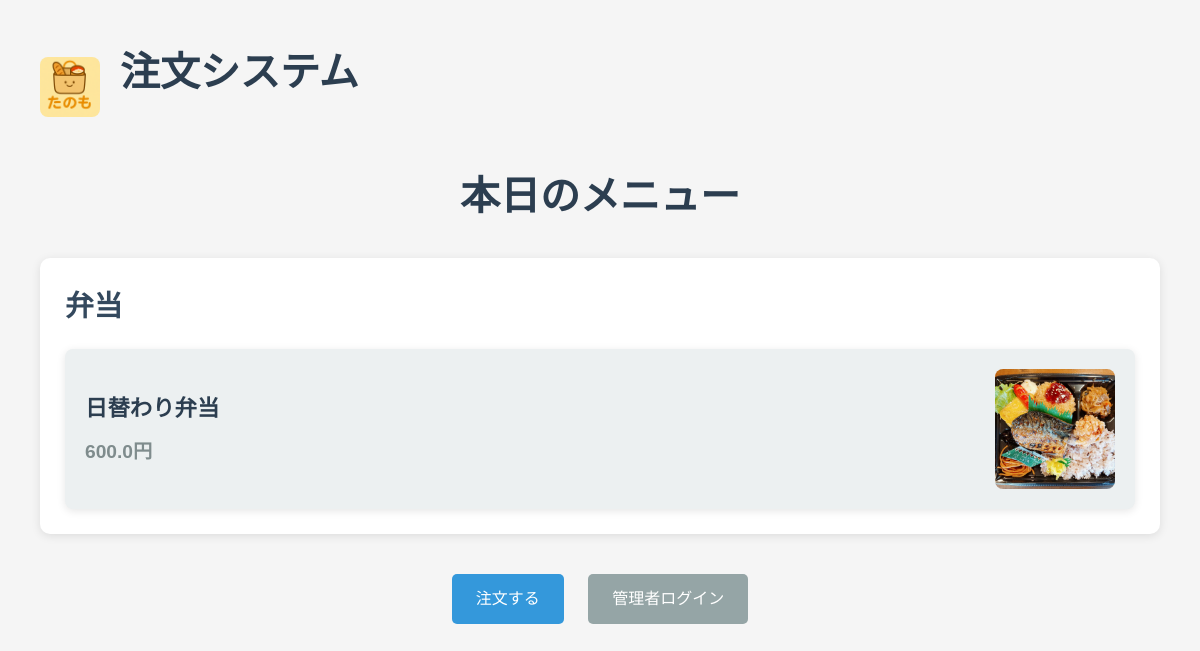
/user_top, run on an earlier commit of the app's database.
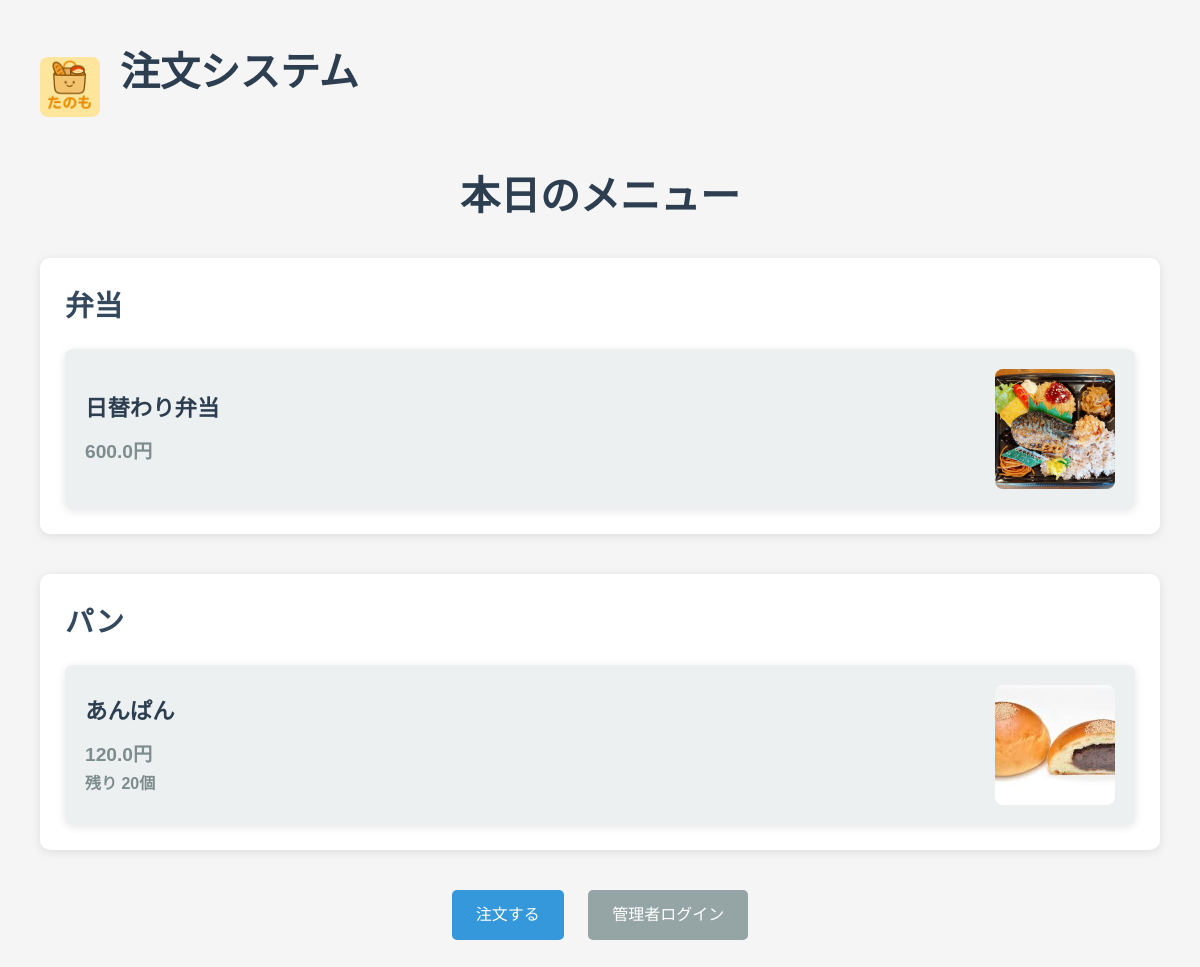
And on a later commit of the database.
### app.py (models this page shows)
class Product(db.Model):
    id = db.Column(db.Integer, primary_key=True)
    name = db.Column(db.String(100), nullable=False)
    category = db.Column(db.String(50), nullable=False)
    price = db.Column(db.Float, nullable=False)
    image = db.Column(db.String(200))
    stock_quantity = db.Column(db.Integer, default=0)
    deadline_time = db.Column(db.Time)
    show_date = db.Column(db.Date)
    created_at = db.Column(db.DateTime, default=datetime.utcnow)

### app.py (the view)
@app.route('/user_top')
def user_top():
    products = get_available_products()
    categories = {}
    for product in products:
        if product.category not in categories:
            categories[product.category] = []
        categories[product.category].append(product)
    return render_template('user_top.html', categories=categories)

### app.py (called while the page is built)
def get_jst_now():
    jst = pytz.timezone('Asia/Tokyo')
    return datetime.now(jst)

def get_jst_today():
    return get_jst_now().date()

def is_order_allowed(product):
    now = get_jst_now()
    if product.deadline_time:
        deadline = datetime.combine(get_jst_today(), product.deadline_time)
        jst = pytz.timezone('Asia/Tokyo')
        deadline = jst.localize(deadline)
        if now > deadline:
            return False
    return True

def get_available_products():
    today = get_jst_today()
    products = Product.query.filter(
        (Product.show_date == today) | (Product.show_date == None)
    ).all()
    return [p for p in products if is_order_allowed(p) and (p.stock_quantity is None or p.stock_quantity > 0)]

### templates/user_top.html (shortened to what this page needs)
<!DOCTYPE html>
<html lang="ja">
<head>
    <link rel="stylesheet" href="{{ url_for('static', filename='style.css') }}">
</head>
<body>
    <div class="container">
        <div class="header">
            <img src="{{ url_for('static', filename='uploads/tanomorogo_k.png') }}" alt="ロゴ" class="logo">
            <h1>注文システム</h1>
        </div>
        <h1>本日のメニュー</h1>
        {% if categories %}
            {% for category, products in categories.items() %}
                <div class="category-section">
                    <h2>{{ category }}</h2>
                    <div class="menu-items">
                        {% for product in products %}
                            <div class="menu-item">
                                <div class="product-info">
                                    <h3>{{ product.name }}</h3>
                                    <p class="price">{{ product.price }}円</p>
                                    {% if product.stock_quantity is not none %}
                                        <p class="stock">残り {{ product.stock_quantity }}個</p>
                                    {% endif %}
                                </div>
                                {% if product.image %}
                                    <img src="{{ url_for('static', filename='uploads/' + product.image) }}"
                                         alt="{{ product.name }}" class="product-image">
                                {% endif %}
                            </div>
                        {% endfor %}
                    </div>
                </div>
            {% endfor %}
        {% else %}
            <p>本日販売予定の商品はありません。</p>
        {% endif %}
        <div class="navigation">
            <a href="{{ url_for('order') }}" class="btn btn-primary">注文する</a>
            <a href="{{ url_for('admin_login') }}" class="btn btn-secondary">管理者ログイン</a>
        </div>
    </div>
</body>
</html>

### static/style.css (style rules this page uses)
* { margin: 0; padding: 0; box-sizing: border-box; }
body { font-family: 'Arial', sans-serif; line-height: 1.6; color: #333; background-color: #f4f4f4; }
.container { max-width: 1200px; margin: 0 auto; padding: 20px; }
h1 { color: #2c3e50; margin-bottom: 30px; text-align: center; font-size: 2.5em; }
h2 { color: #34495e; margin-bottom: 20px; font-size: 1.8em; }
h3 { color: #34495e; margin-bottom: 15px; font-size: 1.4em; }
.category-section { margin-bottom: 40px; background: white; padding: 25px; border-radius: 10px; box-shadow: 0 2px 10px rgba(0,0,0,0.1); }
.menu-items { display: grid; grid-template-columns: repeat(auto-fit, minmax(300px, 1fr)); gap: 20px; margin-top: 20px; }
.menu-item { background: white; padding: 20px; border-radius: 8px; box-shadow: 0 2px 8px rgba(0,0,0,0.1); display: flex; align-items: center; gap: 15px; }
.product-info { flex: 1; }
.product-image { width: 120px; height: 120px; object-fit: cover; border-radius: 8px; }
.price { font-size: 1.2em; font-weight: bold; color: #e74c3c; }
.stock { color: #27ae60; font-weight: bold; }
.btn { display: inline-block; padding: 12px 24px; background-color: #3498db; color: white; text-decoration: none; border-radius: 5px; border: none; cursor: pointer; font-size: 16px; transition: background-color 0.3s; text-align: center; }
.btn-primary { background-color: #3498db; }
.btn-secondary { background-color: #95a5a6; }
.navigation { text-align: center; margin-top: 40px; }
.navigation .btn { margin: 0 10px; }
.menu-item { background: #ecf0f1; padding: 20px; border-radius: 8px; text-decoration: none; color: #2c3e50; transition: background-color 0.3s; }
.menu-item h3 { margin-bottom: 10px; color: #2c3e50; }
.menu-item p { color: #7f8c8d; margin: 0; }
body { font-family: Arial, sans-serif; margin: 0; padding: 20px; background-color: #f5f5f5; }
.header { display: flex; align-items: center; margin-bottom: 30px; }
.logo { height: 60px; width: auto; margin-right: 20px; border-radius: 8px; }

What changed in the data, as far as the page shows it:
now on this page (row edited): Product: category "パン", name "あんぱん", price "120.0", stock_quantity "20", image (picture)
